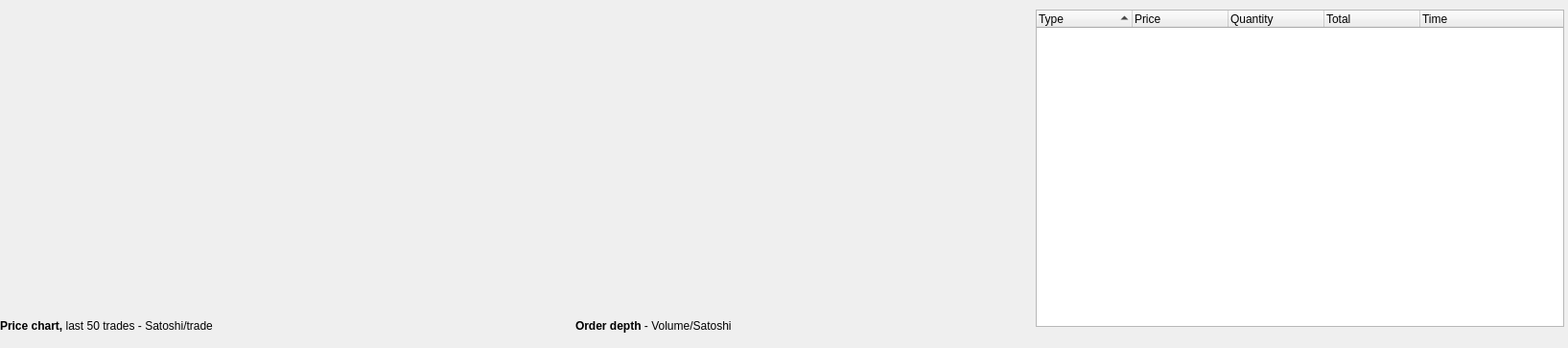
          <widget class="QWidget" name="scrollAreaWidgetContentsBittrex">
           <property name="geometry">
            <rect>
             <x>0</x>
             <y>0</y>
             <width>1635</width>
             <height>363</height>
            </rect>
           </property>
           <property name="minimumSize">
            <size>
             <width>1635</width>
             <height>0</height>
            </size>
           </property>
           <property name="styleSheet">
            <string notr="true"/>
           </property>
           <widget class="QLabel" name="lblBittrexTrades">
            <property name="geometry">
             <rect>
              <x>0</x>
              <y>330</y>
              <width>311</width>
              <height>21</height>
             </rect>
            </property>
            <property name="text">
             <string>&lt;html&gt;&lt;head/&gt;&lt;body&gt;&lt;p&gt;&lt;span style=&quot; font-weight:600;&quot;&gt;Price chart, &lt;/span&gt;last 50 trades - Satoshi/trade&lt;/p&gt;&lt;/body&gt;&lt;/html&gt;</string>
            </property>
           </widget>
           <widget class="QCustomPlot" name="qCustomPlotBittrexTrades" native="true">
            <property name="geometry">
             <rect>
              <x>0</x>
              <y>10</y>
              <width>551</width>
              <height>311</height>
             </rect>
            </property>
            <property name="styleSheet">
             <string notr="true"/>
            </property>
           </widget>
           <widget class="QCustomPlot" name="qCustomPlotBittrexOrderDepth" native="true">
            <property name="geometry">
             <rect>
              <x>550</x>
              <y>10</y>
              <width>531</width>
              <height>311</height>
             </rect>
            </property>
            <property name="styleSheet">
             <string notr="true"/>
            </property>
           </widget>
           <widget class="QLabel" name="lblBittrexOrderDepth">
            <property name="geometry">
             <rect>
              <x>600</x>
              <y>330</y>
              <width>211</width>
              <height>20</height>
             </rect>
            </property>
            <property name="text">
             <string>&lt;html&gt;&lt;head/&gt;&lt;body&gt;&lt;p&gt;&lt;span style=&quot; font-weight:600;&quot;&gt;Order depth &lt;/span&gt;- Volume/Satoshi&lt;/p&gt;&lt;/body&gt;&lt;/html&gt;</string>
            </property>
           </widget>
           <widget class="QTreeWidget" name="tblBittrexTrades">
            <property name="geometry">
             <rect>
              <x>1080</x>
              <y>10</y>
              <width>551</width>
              <height>331</height>
             </rect>
            </property>
            <property name="styleSheet">
             <string notr="true">QScrollBar:vertical {background: white;height: 15px;}QScrollBar::handle:vertical {background: #d3d6d8;min-width: 20px;}</string>
            </property>
            <property name="verticalScrollBarPolicy">
             <enum>Qt::ScrollBarAlwaysOn</enum>
            </property>
            <property name="horizontalScrollBarPolicy">
             <enum>Qt::ScrollBarAlwaysOff</enum>
            </property>
            <property name="autoScrollMargin">
             <number>16</number>
            </property>
            <property name="indentation">
             <number>10</number>
            </property>
            <property name="sortingEnabled">
             <bool>true</bool>
            </property>
            <property name="animated">
             <bool>false</bool>
            </property>
            <property name="headerHidden">
             <bool>false</bool>
            </property>
            <attribute name="headerCascadingSectionResizes">
             <bool>false</bool>
            </attribute>
            <attribute name="headerHighlightSections">
             <bool>false</bool>
            </attribute>
            <column>
             <property name="text">
              <string>Type</string>
             </property>
            </column>
            <column>
             <property name="text">
              <string>Price</string>
             </property>
            </column>
            <column>
             <property name="text">
              <string>Quantity</string>
             </property>
            </column>
            <column>
             <property name="text">
              <string>Total</string>
             </property>
            </column>
            <column>
             <property name="text">
              <string>Time</string>
             </property>
            </column>
           </widget>
          </widget>
